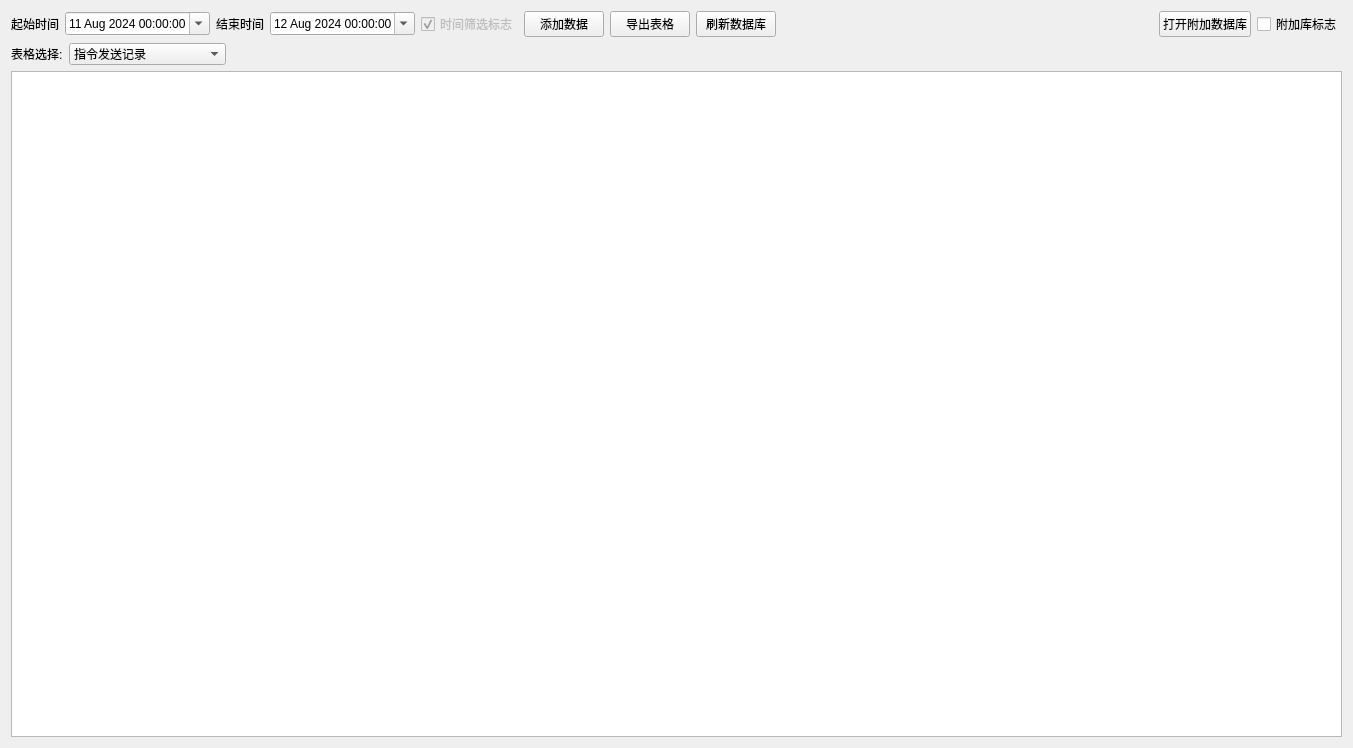
<?xml version="1.0" encoding="UTF-8"?>
<ui version="4.0">
 <class>DatabaseView</class>
 <widget class="QWidget" name="DatabaseView">
  <property name="geometry">
   <rect>
    <x>0</x>
    <y>0</y>
    <width>1353</width>
    <height>748</height>
   </rect>
  </property>
  <property name="windowTitle">
   <string>Form</string>
  </property>
  <layout class="QVBoxLayout" name="verticalLayout">
   <item>
    <layout class="QHBoxLayout" name="horizontalLayout">
     <item>
      <widget class="QLabel" name="label">
       <property name="text">
        <string>起始时间</string>
       </property>
      </widget>
     </item>
     <item>
      <widget class="QDateTimeEdit" name="dateTimeEdit_startTime">
       <property name="date">
        <date>
         <year>2024</year>
         <month>8</month>
         <day>11</day>
        </date>
       </property>
       <property name="calendarPopup">
        <bool>true</bool>
       </property>
      </widget>
     </item>
     <item>
      <widget class="QLabel" name="label_2">
       <property name="text">
        <string>结束时间</string>
       </property>
      </widget>
     </item>
     <item>
      <widget class="QDateTimeEdit" name="dateTimeEdit_endTime">
       <property name="dateTime">
        <datetime>
         <hour>0</hour>
         <minute>0</minute>
         <second>0</second>
         <year>2024</year>
         <month>8</month>
         <day>12</day>
        </datetime>
       </property>
       <property name="date">
        <date>
         <year>2024</year>
         <month>8</month>
         <day>12</day>
        </date>
       </property>
       <property name="calendarPopup">
        <bool>true</bool>
       </property>
      </widget>
     </item>
     <item>
      <widget class="QCheckBox" name="checkBox_TimeSelect">
       <property name="enabled">
        <bool>false</bool>
       </property>
       <property name="text">
        <string>时间筛选标志</string>
       </property>
       <property name="checked">
        <bool>true</bool>
       </property>
      </widget>
     </item>
     <item>
      <widget class="QPushButton" name="pB_addData">
       <property name="text">
        <string>添加数据</string>
       </property>
      </widget>
     </item>
     <item>
      <widget class="QPushButton" name="pushButton_outExcel">
       <property name="text">
        <string>导出表格</string>
       </property>
      </widget>
     </item>
     <item>
      <widget class="QPushButton" name="pB_freshenDB">
       <property name="text">
        <string>刷新数据库</string>
       </property>
      </widget>
     </item>
     <item>
      <spacer name="horizontalSpacer_2">
       <property name="orientation">
        <enum>Qt::Horizontal</enum>
       </property>
       <property name="sizeHint" stdset="0">
        <size>
         <width>40</width>
         <height>20</height>
        </size>
       </property>
      </spacer>
     </item>
     <item>
      <widget class="QPushButton" name="pushButton_OpenNewDB">
       <property name="text">
        <string>打开附加数据库</string>
       </property>
      </widget>
     </item>
     <item>
      <widget class="QCheckBox" name="checkBox_addDB">
       <property name="enabled">
        <bool>true</bool>
       </property>
       <property name="text">
        <string>附加库标志</string>
       </property>
      </widget>
     </item>
    </layout>
   </item>
   <item>
    <layout class="QHBoxLayout" name="horizontalLayout_2">
     <item>
      <widget class="QLabel" name="label_3">
       <property name="text">
        <string>表格选择:</string>
       </property>
      </widget>
     </item>
     <item>
      <widget class="QComboBox" name="cB_tableKind">
       <item>
        <property name="text">
         <string>指令发送记录</string>
        </property>
       </item>
       <item>
        <property name="text">
         <string>1553B慢速遥测记录组1</string>
        </property>
       </item>
       <item>
        <property name="text">
         <string>1553B慢速遥测记录组2</string>
        </property>
       </item>
       <item>
        <property name="text">
         <string>1553B慢速遥测记录组3</string>
        </property>
       </item>
       <item>
        <property name="text">
         <string>CAN遥测记录</string>
        </property>
       </item>
      </widget>
     </item>
     <item>
      <spacer name="horizontalSpacer">
       <property name="orientation">
        <enum>Qt::Horizontal</enum>
       </property>
       <property name="sizeHint" stdset="0">
        <size>
         <width>40</width>
         <height>20</height>
        </size>
       </property>
      </spacer>
     </item>
    </layout>
   </item>
   <item>
    <widget class="QTableView" name="tableView_DB"/>
   </item>
  </layout>
 </widget>
 <resources/>
 <connections/>
</ui>
